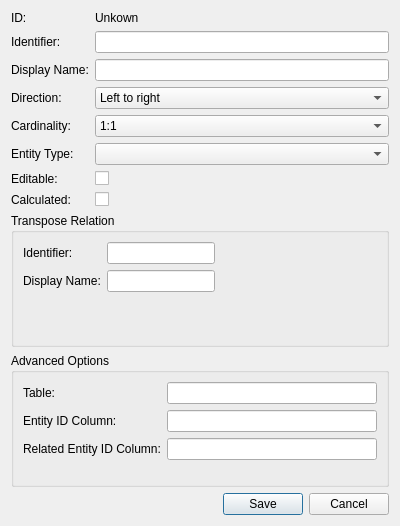
<?xml version="1.0" encoding="UTF-8"?>
<ui version="4.0">
 <class>MainWindowNS::RelationsEditor</class>
 <widget class="QDialog" name="MainWindowNS::RelationsEditor">
  <property name="geometry">
   <rect>
    <x>0</x>
    <y>0</y>
    <width>400</width>
    <height>526</height>
   </rect>
  </property>
  <property name="windowTitle">
   <string>Dialog</string>
  </property>
  <layout class="QVBoxLayout" name="verticalLayout">
   <item>
    <layout class="QFormLayout" name="formLayout">
     <item row="0" column="0">
      <widget class="QLabel" name="label">
       <property name="text">
        <string>ID:</string>
       </property>
      </widget>
     </item>
     <item row="0" column="1">
      <widget class="QLabel" name="labelId">
       <property name="text">
        <string>Unkown</string>
       </property>
      </widget>
     </item>
     <item row="2" column="0">
      <widget class="QLabel" name="label_3">
       <property name="text">
        <string>Display Name:</string>
       </property>
      </widget>
     </item>
     <item row="3" column="0">
      <widget class="QLabel" name="label_4">
       <property name="text">
        <string>Direction:</string>
       </property>
      </widget>
     </item>
     <item row="5" column="0">
      <widget class="QLabel" name="label_5">
       <property name="text">
        <string>Entity Type:</string>
       </property>
      </widget>
     </item>
     <item row="6" column="0">
      <widget class="QLabel" name="label_6">
       <property name="text">
        <string>Editable:</string>
       </property>
      </widget>
     </item>
     <item row="7" column="0">
      <widget class="QLabel" name="label_7">
       <property name="text">
        <string>Calculated:</string>
       </property>
      </widget>
     </item>
     <item row="1" column="0">
      <widget class="QLabel" name="label_10">
       <property name="text">
        <string>Identifier:</string>
       </property>
      </widget>
     </item>
     <item row="4" column="0">
      <widget class="QLabel" name="label_12">
       <property name="text">
        <string>Cardinality:</string>
       </property>
      </widget>
     </item>
     <item row="3" column="1">
      <widget class="QComboBox" name="comboBoxDirection">
       <item>
        <property name="text">
         <string>Left to right</string>
        </property>
       </item>
       <item>
        <property name="text">
         <string>Both</string>
        </property>
       </item>
      </widget>
     </item>
     <item row="4" column="1">
      <widget class="QComboBox" name="comboBoxCardinality">
       <item>
        <property name="text">
         <string>1:1</string>
        </property>
       </item>
       <item>
        <property name="text">
         <string>1:N</string>
        </property>
       </item>
       <item>
        <property name="text">
         <string>N:M</string>
        </property>
       </item>
      </widget>
     </item>
     <item row="5" column="1">
      <widget class="QComboBox" name="comboBoxEntityType"/>
     </item>
     <item row="6" column="1">
      <widget class="QCheckBox" name="checkBoxEditable">
       <property name="text">
        <string/>
       </property>
      </widget>
     </item>
     <item row="7" column="1">
      <widget class="QCheckBox" name="checkBoxCalculated">
       <property name="text">
        <string/>
       </property>
      </widget>
     </item>
     <item row="1" column="1">
      <widget class="QLineEdit" name="lineEditIdentifier"/>
     </item>
     <item row="2" column="1">
      <widget class="QLineEdit" name="lineEditDisplayName"/>
     </item>
    </layout>
   </item>
   <item>
    <widget class="QGroupBox" name="groupBoxTransposeRelation">
     <property name="title">
      <string>Transpose Relation</string>
     </property>
     <layout class="QFormLayout" name="formLayout_2">
      <property name="fieldGrowthPolicy">
       <enum>QFormLayout::FieldsStayAtSizeHint</enum>
      </property>
      <item row="0" column="0">
       <widget class="QLabel" name="label_9">
        <property name="text">
         <string>Identifier:</string>
        </property>
       </widget>
      </item>
      <item row="1" column="0">
       <widget class="QLabel" name="label_8">
        <property name="text">
         <string>Display Name:</string>
        </property>
       </widget>
      </item>
      <item row="0" column="1">
       <widget class="QLineEdit" name="lineEditIdentifierRight"/>
      </item>
      <item row="1" column="1">
       <widget class="QLineEdit" name="lineEditDisplayNameRight"/>
      </item>
     </layout>
    </widget>
   </item>
   <item>
    <widget class="QGroupBox" name="groupBoxAdvanced">
     <property name="title">
      <string>Advanced Options</string>
     </property>
     <layout class="QFormLayout" name="formLayout_3">
      <item row="0" column="0">
       <widget class="QLabel" name="label_13">
        <property name="text">
         <string>Table:</string>
        </property>
       </widget>
      </item>
      <item row="1" column="0">
       <widget class="QLabel" name="label_11">
        <property name="text">
         <string>Entity ID Column:</string>
        </property>
       </widget>
      </item>
      <item row="2" column="0">
       <widget class="QLabel" name="label_14">
        <property name="text">
         <string>Related Entity ID Column:</string>
        </property>
       </widget>
      </item>
      <item row="0" column="1">
       <widget class="QLineEdit" name="lineEditTableName"/>
      </item>
      <item row="1" column="1">
       <widget class="QLineEdit" name="lineEditEntityIdColumnName"/>
      </item>
      <item row="2" column="1">
       <widget class="QLineEdit" name="lineEditEntityIdRightColumnName"/>
      </item>
     </layout>
    </widget>
   </item>
   <item>
    <widget class="QDialogButtonBox" name="buttonBox">
     <property name="orientation">
      <enum>Qt::Horizontal</enum>
     </property>
     <property name="standardButtons">
      <set>QDialogButtonBox::Cancel|QDialogButtonBox::Save</set>
     </property>
    </widget>
   </item>
  </layout>
 </widget>
 <resources/>
 <connections>
  <connection>
   <sender>buttonBox</sender>
   <signal>accepted()</signal>
   <receiver>MainWindowNS::RelationsEditor</receiver>
   <slot>accept()</slot>
   <hints>
    <hint type="sourcelabel">
     <x>248</x>
     <y>254</y>
    </hint>
    <hint type="destinationlabel">
     <x>157</x>
     <y>274</y>
    </hint>
   </hints>
  </connection>
  <connection>
   <sender>buttonBox</sender>
   <signal>rejected()</signal>
   <receiver>MainWindowNS::RelationsEditor</receiver>
   <slot>reject()</slot>
   <hints>
    <hint type="sourcelabel">
     <x>316</x>
     <y>260</y>
    </hint>
    <hint type="destinationlabel">
     <x>286</x>
     <y>274</y>
    </hint>
   </hints>
  </connection>
 </connections>
</ui>
